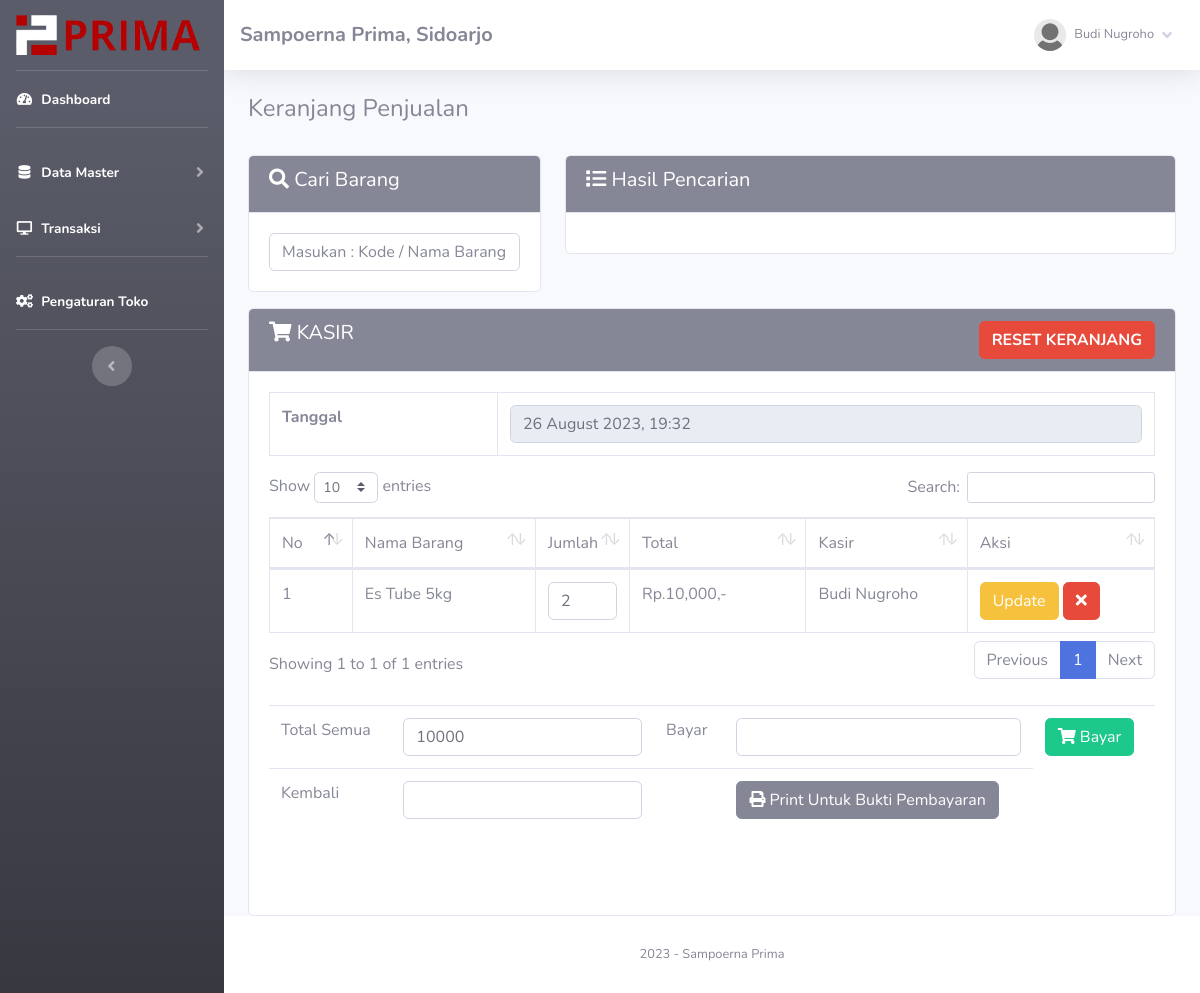
Page /app/index.php?page=jual (signed in) on the committed database.
### tables this page shows
CREATE TABLE `toko` (
  `id_toko` int NOT NULL,
  `nama_toko` varchar(255) NOT NULL,
  `alamat_toko` text NOT NULL,
  `tlp` varchar(255) NOT NULL,
  `nama_pemilik` varchar(255) NOT NULL
);

CREATE TABLE `member` (
  `id_member` int NOT NULL,
  `nm_member` varchar(255) NOT NULL,
  `alamat_member` text NOT NULL,
  `telepon` varchar(255) NOT NULL,
  `email` varchar(255) NOT NULL,
  `gambar` text NOT NULL,
  `NIK` text NOT NULL
);

CREATE TABLE `penjualan` (
  `id_penjualan` int NOT NULL,
  `id_barang` varchar(255) NOT NULL,
  `id_member` int NOT NULL,
  `jumlah` varchar(255) NOT NULL,
  `total` varchar(255) NOT NULL,
  `tanggal_input` varchar(255) NOT NULL
);

CREATE TABLE `barang` (
  `id` int NOT NULL,
  `id_barang` varchar(255) NOT NULL,
  `id_kategori` int NOT NULL,
  `nama_barang` text NOT NULL,
  `harga_beli` varchar(255) NOT NULL,
  `harga_jual` varchar(255) NOT NULL,
  `satuan_barang` varchar(255) NOT NULL,
  `stok` text NOT NULL,
  `tgl_input` varchar(255) NOT NULL,
  `tgl_update` varchar(255) DEFAULT NULL
);

### app/admin/module/jual/index.php (the view, shortened to what this page needs)
<h4>Keranjang Penjualan</h4>
<br>
<div class="row">
	<div class="col-sm-4">
		<div class="card card-primary mb-3">
			<div class="card-header bg-secondary text-white">
				<h5><i class="fa fa-search"></i> Cari Barang</h5>
			</div>
			<div class="card-body">
				<input type="text" id="cari" class="form-control" name="cari" placeholder="Masukan : Kode / Nama Barang  [ENTER]">
			</div>
		</div>
	</div>
	<div class="col-sm-8">
		<div class="card card-primary mb-3">
			<div class="card-header bg-secondary text-white">
				<h5><i class="fa fa-list"></i> Hasil Pencarian</h5>
			</div>
			<div class="card-body">
			</div>
		</div>
	</div>
	<div class="col-sm-12">
		<div class="card card-primary">
			<div class="card-header bg-secondary text-white">
				<h5>
					<i class="fa fa-shopping-cart"></i> KASIR
					<a class="btn btn-danger float-right" onclick="javascript:return confirm('Apakah anda ingin reset keranjang ?');" href="fungsi/hapus/hapus.php?penjualan=jual">
						<b>RESET KERANJANG</b>
					</a>
				</h5>
			</div>
			<div class="card-body">
				<div id="keranjang" class="table-responsive">
					<table class="table table-bordered">
						<tr>
							<td><b>Tanggal</b></td>
							<td><input type="text" readonly="readonly" class="form-control" value="<?php echo date("j F Y, G:i"); ?>" name="tgl"></td>
						</tr>
					</table>
					<table class="table table-bordered w-100" id="example1">
						<thead>
							<tr>
								<td> No</td>
								<td> Nama Barang</td>
								<td style="width:10%;"> Jumlah</td>
								<td style="width:20%;"> Total</td>
								<td> Kasir</td>
								<td> Aksi</td>
							</tr>
						</thead>
						<tbody>
							<?php $total_bayar = 0;
							$no = 1;
							$hasil_penjualan = $lihat->penjualan(); ?>
							<?php foreach ($hasil_penjualan  as $isi) { ?>
								<tr>
									<td><?php echo $no; ?></td>
									<td><?php echo $isi['nama_barang']; ?></td>
									<td>
										<form method="POST" action="fungsi/edit/edit.php?jual=jual">
											<input type="number" name="jumlah" value="<?php echo $isi['jumlah']; ?>" class="form-control">
									</td>
									<td>Rp.<?php echo number_format($isi['total']); ?>,-</td>
									<td><?php echo $isi['nm_member']; ?></td>
									<td>
										<button type="submit" class="btn btn-warning">Update</button>
										<a href="fungsi/hapus/hapus.php?jual=jual&id=<?php echo $isi['id_penjualan']; ?>&brg=<?php echo $isi['id_barang']; ?>
										&jml=<?php echo $isi['jumlah']; ?>" class="btn btn-danger"><i class="fa fa-times"></i>
										</a>
									</td>
								</tr>
							<?php $no++;
								$total_bayar += $isi['total'];
							} ?>
						</tbody>
					</table>
					<br />
					<div id="kasirnya">
						<table class="table table-stripped">
							<form method="POST" action="index.php?page=jual&nota=yes#kasirnya">
								<tr>
									<td>Total Semua </td>
									<td><input type="text" class="form-control" name="total" value="<?php echo $total_bayar; ?>"></td>
									<td>Bayar </td>
									<td><input type="text" class="form-control" name="bayar" value="<?php echo $bayar; ?>"></td>
									<td><button class="btn btn-success"><i class="fa fa-shopping-cart"></i> Bayar</button>
										<?php if (!empty($_GET['nota'] == 'yes')) { ?>
											<a class="btn btn-danger" href="fungsi/hapus/hapus.php?penjualan=jual">
												<b>RESET</b></a>
									</td><?php } ?></td>
								</tr>
							</form>
							<tr>
								<td>Kembali</td>
								<td><input type="text" class="form-control" value="<?php echo $hitung; ?>"></td>
								<td></td>
								<td>
									<a href="print.php?nm_member=<?php echo $_SESSION['admin']['nm_member']; ?>
								&bayar=<?php echo $bayar; ?>&kembali=<?php echo $hitung; ?>" target="_blank">
										<button class="btn btn-secondary">
											<i class="fa fa-print"></i> Print Untuk Bukti Pembayaran
										</button></a>
								</td>
							</tr>
						</table>
						<br />
						<br />
					</div>
				</div>
			</div>
		</div>
	</div>

### app/admin/template/sidebar.php (shortened to what this page needs)
<?php
$id = $_SESSION['admin']['id_member'];
$hasil_profil = $lihat->member_edit($id);
?>
<ul class="navbar-nav bg-gradient-dark sidebar sidebar-dark accordion" id="accordionSidebar">
    <a class="sidebar-brand d-flex align-items-center justify-content-center" href="index.php">
        <div class="sidebar-brand-icon">
            <img src="./assets/logo/logo-only.png" alt="logo-icon" height="40">
        </div>
        <div class="sidebar-brand-text mx-2">
            <img src="./assets/logo/logo-text.png" alt="logo-text" height="40">
        </div>
    </a>
    <hr class="sidebar-divider my-0">
    <li class="nav-item active">
        <a class="nav-link" href="index.php">
            <i class="fas fa-fw fa-tachometer-alt"></i>
            <span>Dashboard</span></a>
    </li>
    <hr class="sidebar-divider">
    <li class="nav-item active">
        <a class="nav-link collapsed" href="#" data-toggle="collapse" data-target="#collapseTwo" aria-expanded="true" aria-controls="collapseTwo">
            <i class="fas fa-fw fa-database"></i>
            <span>Data Master</span>
        </a>
    </li>
    <li class="nav-item active">
        <a class="nav-link collapsed" href="#" data-toggle="collapse" data-target="#collapse3" aria-expanded="true" aria-controls="collapse3">
            <i class="fas fa-fw fa-desktop"></i>
            <span>Transaksi</span>
        </a>
    </li>
    <hr class="sidebar-divider">
    <li class="nav-item active">
        <a class="nav-link" href="index.php?page=pengaturan">
            <i class="fas fa-fw fa-cogs"></i>
            <span>Pengaturan Toko</span></a>
    </li>
    <hr class="sidebar-divider d-none d-md-block">
    <div class="text-center d-none d-md-inline">
        <button class="rounded-circle border-0" id="sidebarToggle"></button>
    </div>
</ul>
<div id="content-wrapper" class="d-flex flex-column">
    <div id="content">
        <nav class="navbar navbar-expand navbar-light bg-white topbar mb-4 static-top shadow">
            <h5 class="d-lg-block d-none mt-2"><b><?php echo $toko['nama_toko']; ?>, <?php echo $toko['alamat_toko']; ?></b></h5>
            <ul class="navbar-nav ml-auto">
                <li class="nav-item dropdown no-arrow">
                    <a class="nav-link dropdown-toggle" href="#" id="userDropdown" role="button" data-toggle="dropdown" aria-haspopup="true" aria-expanded="false">
                        <img class="img-profile rounded-circle" src="assets/img/user/<?php echo $hasil_profil['gambar']; ?>">
                        <span class="mr-2 d-none d-lg-inline text-gray-600 small ml-2"><?php echo $hasil_profil['nm_member']; ?></span>
                        <i class="fas fa-angle-down"></i>
                    </a>
                </li>
            </ul>
        </nav>
        <div class="container-fluid">

### rows in the picture
toko: nama_toko "Sampoerna Prima", alamat_toko "Sidoarjo"
penjualan: barang.nama_barang "Es Tube 5kg", jumlah "2", total "10,000", id_member.nm_member "Budi Nugroho"

### other values in the picture
$hasil_profil['nm_member'] "Budi Nugroho"
